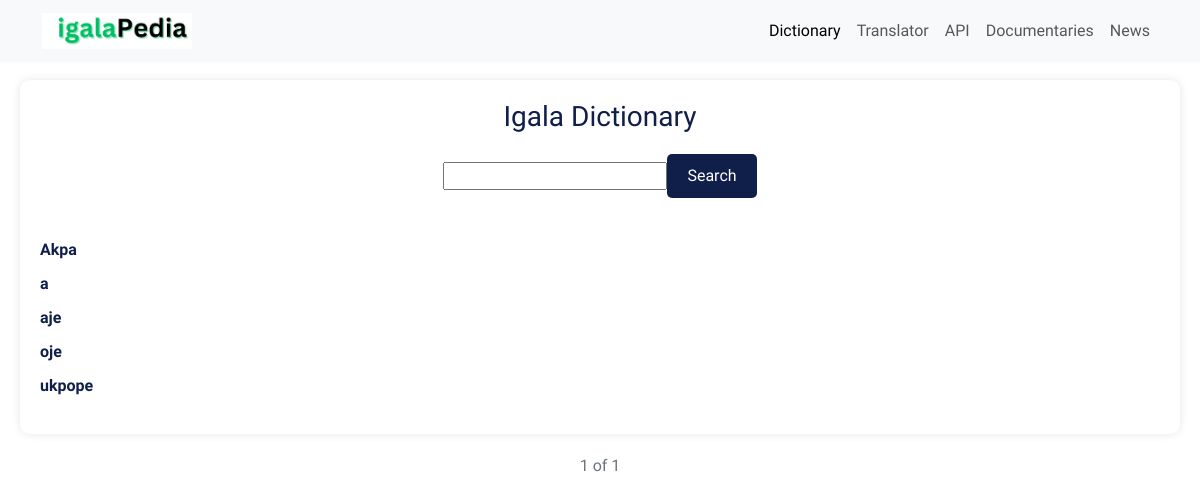
/dictionary/, run on an earlier commit of the app's database.
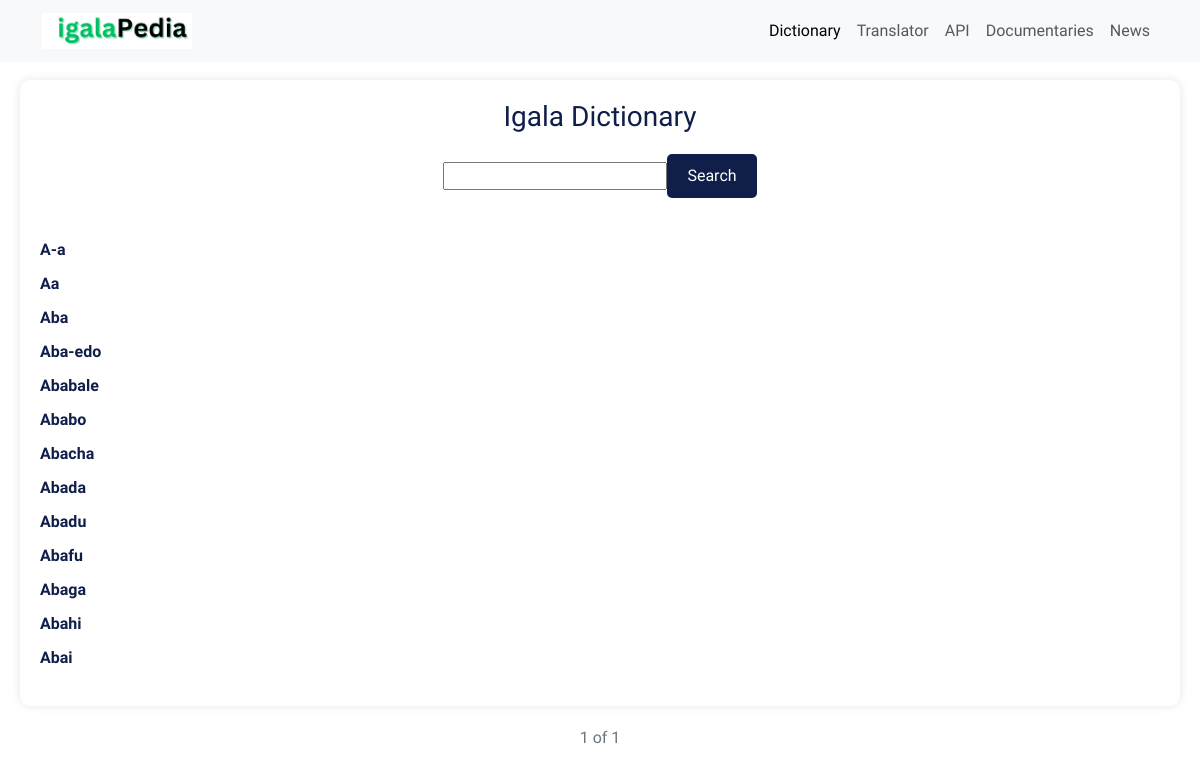
And on a later commit of the database.
### dictionary/models.py (models this page shows, shortened)
class Words(models.Model):
    word = models.CharField(max_length=100)
    pronunciation = models.FileField(upload_to='word_sounds/', blank=True, null=True)
    dialects = models.CharField(max_length=200, blank=True, null=True)
    related_terms = models.CharField(max_length=200, null=True, blank=True)
    slug = models.SlugField(unique=True, max_length=100, blank=True)
    class Meta:
        verbose_name = "Word"

### dictionary/views.py (the view)
# urls.py: path('', views.all_words, name='words'),
def all_words(request):
    words = Words.objects.all().order_by('word')
    word_filter = WordsFilters(request.GET, queryset=words)
    filtered_words = word_filter.qs
    results = 50
    word_paginator = Paginator(filtered_words, results)
    page_number = request.GET.get('page')
    try:
        current_page_holder = word_paginator.get_page(page_number)
    except PageNotAnInteger:
        current_page_holder = word_paginator.page(1)
    except EmptyPage:
        current_page_holder = word_paginator.page(word_paginator.num_pages)
    context = {"words": current_page_holder, "word_filter": word_filter, "current_page_holder": current_page_holder}
    return render(request, "dictionary/dictionary.html", context)

### dictionary/templates/dictionary/dictionary.html (shortened to what this page needs)
{% extends 'main.html' %} {% block content %}
<section class="dictionary-home">
  <div class="igala-dictionary">
    <h1>Igala Dictionary</h1>
    <form class="search-input" action="#" method="GET">
      {{ word_filter.form.word }}
      <button id="search-button" class="search-button">Search</button>
    </form>
    <ul class="word-list">
      {% for word in words %}
      <li><a href="{% url 'single-word' word.slug %}">{{word.word}}</a></li>
      {% empty %}
        <li>No such word found...🥹
            Though we are still developing, if you feel the word is correct,
            you can contact the admin so it could be added. Thank you! 🙏🙏
        </li>
      {% endfor %}
    </ul>
  </div>
  <div class="pagination-buttons">
    <span class="pagination-info">{{ current_page_holder.number }} of {{ current_page_holder.paginator.num_pages }}</span>
  </div>
</section>
{% endblock content %}

### templates/main.html (shortened to what this page needs)
<!DOCTYPE html>
{% load static %}
<html lang="en">
  <head>
    <link rel="stylesheet" href="{% static 'styles/main.css' %}" >
    <link rel="stylesheet" href="https://cdnjs.cloudflare.com/ajax/libs/font-awesome/6.2.0/css/all.min.css">
    <link href="https://cdn.jsdelivr.net/npm/bootstrap@5.3.2/dist/css/bootstrap.min.css" rel="stylesheet">
    <link rel="stylesheet"
    href="https://cdn.jsdelivr.net/npm/boxicons@latest/css/boxicons.min.css">
    <link rel="stylesheet"
     href="https://unpkg.com/boxicons@latest/css/boxicons.min.css">
  </head>
  <body>
    {% include 'nav.html' %}
    {% block content %}
    {% endblock content %}
  </body>

### templates/nav.html (shortened to what this page needs)
{% load static %}
<nav class="navbar navbar-expand-lg bg-light fixed-top">
    <div class="container">
      <a class="navbar-brand" href=" {% url 'index' %}">
        <img src=" {% static 'images/igala-logo.png' %} ">
      </a>
      <div class="collapse navbar-collapse" id="navbarNav">
        <ul class="navbar-nav ms-auto">
          <li class="nav-item">
            <a class="nav-link active" aria-current="page" href=" {% url 'words' %}">Dictionary</a>
          </li>
          <li class="nav-item">
            <a class="nav-link" href="about.html">Translator</a>
          </li>
          <li class="nav-item">
            <a class="nav-link" href="price.html">API</a>
          </li>
          <li class="nav-item">
            <a class="nav-link" href="about.html">Documentaries</a>
          </li>
          <li class="nav-item">
            <a class="nav-link" href="about.html">News</a>
          </li>
        </ul>
      </div>
    </div>
  </nav>

### static/styles/main.css (style rules this page uses)
* { padding: 0; margin: 0; box-sizing: border-box; list-style: none; text-decoration: none; font-family: Chivo, Cambria, Cochin, Georgia, Times, 'Times New Roman', serif; }
body { background: #E3E9F7; }
img { width: 100%; }
.navbar-brand img { max-width: 150px; }
.nav-link { position: relative; color: #101E4A; }
.nav-link::after { content: ''; position: absolute; bottom: -2px; left: 0; width: 0; height: 2px; background-color: #101E4A; transition: width 0.3s ease; }
.dictionary-home { margin: 20px; }
.igala-dictionary { text-align: center; background-color: #fff; padding: 20px; border-radius: 10px; box-shadow: 0px 0px 10px rgba(0, 0, 0, 0.1); margin-bottom: 20px; margin-top: 80px; }
.igala-dictionary h1 { font-size: 28px; color: #101E4A; }
.search-input { margin-top: 20px; display: flex; justify-content: center; align-items: center; margin-bottom: 40px; }
.search-button { padding: 10px 20px; background-color: #101E4A; color: #fff; border: none; border-radius: 5px; font-size: 16px; cursor: pointer; transition: background-color 0.3s ease; }
.word-list { list-style: none; padding: 0; text-align: left; margin-top: 40px; }
.word-list li { margin: 10px 0; }
.word-list a { color: #101E4A; text-decoration: none; font-weight: 600; transition: color 0.3s ease; }
.pagination-buttons { display: flex; justify-content: center; margin-top: 20px; }
.pagination-info { font-size: 16px; color: #6c757d; margin: 0 10px; }

What changed in the data, as far as the page shows it:
removed Words: word "aje"
removed Words: word "oje"
removed Words: word "ukpope"
added Words: word "A-a"
changed Words (number 2 of 13 on the later page): word "Akpa" → "Aa"
added Words: word "Aba"
added Words: word "Aba-edo"
added Words: word "Ababale"
changed Words: word "a" → "Ababo"
added Words: word "Abacha"
added Words: word "Abada"
added Words: word "Abadu"
added Words: word "Abafu"
added Words: word "Abaga"
added Words: word "Abahi"
added Words: word "Abai"
